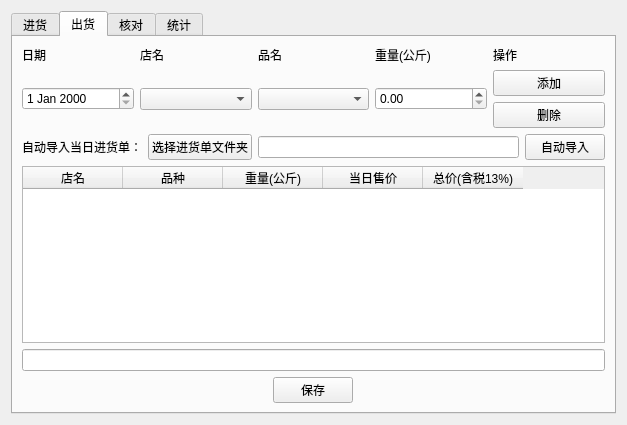
<?xml version="1.0" encoding="UTF-8"?>
<ui version="4.0">
 <class>Form</class>
 <widget class="QWidget" name="Form">
  <property name="geometry">
   <rect>
    <x>0</x>
    <y>0</y>
    <width>627</width>
    <height>425</height>
   </rect>
  </property>
  <property name="windowTitle">
   <string>记账工具</string>
  </property>
  <layout class="QVBoxLayout" name="verticalLayout_5">
   <item>
    <layout class="QVBoxLayout" name="verticalLayout_4">
     <item>
      <widget class="QTabWidget" name="Tab">
       <property name="currentIndex">
        <number>1</number>
       </property>
       <widget class="QWidget" name="tab1">
        <attribute name="title">
         <string>进货</string>
        </attribute>
        <layout class="QVBoxLayout" name="verticalLayout">
         <item>
          <layout class="QHBoxLayout" name="horizontalLayout_3">
           <item>
            <widget class="QLabel" name="label">
             <property name="text">
              <string>日期</string>
             </property>
            </widget>
           </item>
           <item>
            <widget class="QLabel" name="label_2">
             <property name="text">
              <string>品名</string>
             </property>
            </widget>
           </item>
           <item>
            <widget class="QLabel" name="label_4">
             <property name="text">
              <string>重量(斤)</string>
             </property>
            </widget>
           </item>
           <item>
            <widget class="QLabel" name="label_3">
             <property name="text">
              <string>进价</string>
             </property>
            </widget>
           </item>
           <item>
            <widget class="QLabel" name="label_5">
             <property name="text">
              <string>操作</string>
             </property>
            </widget>
           </item>
          </layout>
         </item>
         <item>
          <layout class="QHBoxLayout" name="horizontalLayout">
           <item>
            <widget class="QDateEdit" name="date"/>
           </item>
           <item>
            <widget class="QComboBox" name="classes">
             <property name="iconSize">
              <size>
               <width>30</width>
               <height>30</height>
              </size>
             </property>
            </widget>
           </item>
           <item>
            <widget class="QDoubleSpinBox" name="weight">
             <property name="maximum">
              <double>1000.000000000000000</double>
             </property>
             <property name="singleStep">
              <double>0.100000000000000</double>
             </property>
            </widget>
           </item>
           <item>
            <widget class="QDoubleSpinBox" name="price">
             <property name="maximum">
              <double>1000.000000000000000</double>
             </property>
             <property name="singleStep">
              <double>10.000000000000000</double>
             </property>
            </widget>
           </item>
           <item>
            <layout class="QVBoxLayout" name="verticalLayout_6">
             <item>
              <widget class="QPushButton" name="insert">
               <property name="sizePolicy">
                <sizepolicy hsizetype="Minimum" vsizetype="Fixed">
                 <horstretch>0</horstretch>
                 <verstretch>0</verstretch>
                </sizepolicy>
               </property>
               <property name="layoutDirection">
                <enum>Qt::LeftToRight</enum>
               </property>
               <property name="text">
                <string>添加</string>
               </property>
              </widget>
             </item>
             <item>
              <widget class="QPushButton" name="sub">
               <property name="sizePolicy">
                <sizepolicy hsizetype="Minimum" vsizetype="Fixed">
                 <horstretch>0</horstretch>
                 <verstretch>0</verstretch>
                </sizepolicy>
               </property>
               <property name="text">
                <string>删除</string>
               </property>
              </widget>
             </item>
            </layout>
           </item>
          </layout>
         </item>
         <item>
          <widget class="QTableWidget" name="tableWeight">
           <column>
            <property name="text">
             <string>品种</string>
            </property>
           </column>
           <column>
            <property name="text">
             <string>重量(斤)</string>
            </property>
           </column>
           <column>
            <property name="text">
             <string>进价</string>
            </property>
           </column>
           <column>
            <property name="text">
             <string>总价</string>
            </property>
           </column>
          </widget>
         </item>
         <item>
          <widget class="QLineEdit" name="totalPrice"/>
         </item>
         <item>
          <layout class="QHBoxLayout" name="horizontalLayout_2">
           <item>
            <widget class="QPushButton" name="save">
             <property name="sizePolicy">
              <sizepolicy hsizetype="Fixed" vsizetype="Fixed">
               <horstretch>0</horstretch>
               <verstretch>0</verstretch>
              </sizepolicy>
             </property>
             <property name="text">
              <string>保存</string>
             </property>
            </widget>
           </item>
          </layout>
         </item>
        </layout>
       </widget>
       <widget class="QWidget" name="tab2">
        <attribute name="title">
         <string>出货</string>
        </attribute>
        <layout class="QVBoxLayout" name="verticalLayout_10">
         <item>
          <layout class="QHBoxLayout" name="horizontalLayout_9">
           <item>
            <widget class="QLabel" name="label_11">
             <property name="text">
              <string>日期</string>
             </property>
            </widget>
           </item>
           <item>
            <widget class="QLabel" name="label_16">
             <property name="text">
              <string>店名</string>
             </property>
            </widget>
           </item>
           <item>
            <widget class="QLabel" name="label_12">
             <property name="text">
              <string>品名</string>
             </property>
            </widget>
           </item>
           <item>
            <widget class="QLabel" name="label_13">
             <property name="text">
              <string>重量(公斤)</string>
             </property>
            </widget>
           </item>
           <item>
            <widget class="QLabel" name="label_15">
             <property name="text">
              <string>操作</string>
             </property>
            </widget>
           </item>
          </layout>
         </item>
         <item>
          <layout class="QHBoxLayout" name="horizontalLayout_8">
           <item>
            <widget class="QDateEdit" name="date2"/>
           </item>
           <item>
            <widget class="QComboBox" name="store"/>
           </item>
           <item>
            <widget class="QComboBox" name="classes2"/>
           </item>
           <item>
            <widget class="QDoubleSpinBox" name="weight2">
             <property name="maximum">
              <double>1000.000000000000000</double>
             </property>
             <property name="singleStep">
              <double>0.100000000000000</double>
             </property>
            </widget>
           </item>
           <item>
            <layout class="QVBoxLayout" name="verticalLayout_9">
             <item>
              <widget class="QPushButton" name="insert2">
               <property name="sizePolicy">
                <sizepolicy hsizetype="Minimum" vsizetype="Fixed">
                 <horstretch>0</horstretch>
                 <verstretch>0</verstretch>
                </sizepolicy>
               </property>
               <property name="layoutDirection">
                <enum>Qt::LeftToRight</enum>
               </property>
               <property name="text">
                <string>添加</string>
               </property>
              </widget>
             </item>
             <item>
              <widget class="QPushButton" name="sub2">
               <property name="sizePolicy">
                <sizepolicy hsizetype="Minimum" vsizetype="Fixed">
                 <horstretch>0</horstretch>
                 <verstretch>0</verstretch>
                </sizepolicy>
               </property>
               <property name="text">
                <string>删除</string>
               </property>
              </widget>
             </item>
            </layout>
           </item>
          </layout>
         </item>
         <item>
          <layout class="QHBoxLayout" name="horizontalLayout_12">
           <item>
            <widget class="QLabel" name="label_10">
             <property name="text">
              <string>自动导入当日进货单：</string>
             </property>
            </widget>
           </item>
           <item>
            <widget class="QPushButton" name="chooseFiles">
             <property name="text">
              <string>选择进货单文件夹</string>
             </property>
            </widget>
           </item>
           <item>
            <widget class="QLineEdit" name="filesName"/>
           </item>
           <item>
            <widget class="QPushButton" name="batchImport">
             <property name="text">
              <string>自动导入</string>
             </property>
            </widget>
           </item>
          </layout>
         </item>
         <item>
          <widget class="QTableWidget" name="tableWeight2">
           <column>
            <property name="text">
             <string>店名</string>
            </property>
           </column>
           <column>
            <property name="text">
             <string>品种</string>
            </property>
           </column>
           <column>
            <property name="text">
             <string>重量(公斤)</string>
            </property>
           </column>
           <column>
            <property name="text">
             <string>当日售价</string>
            </property>
           </column>
           <column>
            <property name="text">
             <string>总价(含税13%)</string>
            </property>
           </column>
          </widget>
         </item>
         <item>
          <widget class="QLineEdit" name="totalPrice2"/>
         </item>
         <item>
          <layout class="QHBoxLayout" name="horizontalLayout_7">
           <item>
            <widget class="QPushButton" name="save2">
             <property name="sizePolicy">
              <sizepolicy hsizetype="Fixed" vsizetype="Fixed">
               <horstretch>0</horstretch>
               <verstretch>0</verstretch>
              </sizepolicy>
             </property>
             <property name="text">
              <string>保存</string>
             </property>
            </widget>
           </item>
          </layout>
         </item>
        </layout>
       </widget>
       <widget class="QWidget" name="tab3">
        <attribute name="title">
         <string>核对</string>
        </attribute>
        <layout class="QVBoxLayout" name="verticalLayout_13">
         <item>
          <layout class="QVBoxLayout" name="verticalLayout_11">
           <item>
            <widget class="QLabel" name="label_17">
             <property name="text">
              <string>核对日期</string>
             </property>
            </widget>
           </item>
           <item>
            <layout class="QHBoxLayout" name="horizontalLayout_10">
             <item>
              <widget class="QDateEdit" name="date3"/>
             </item>
             <item>
              <widget class="QPushButton" name="search">
               <property name="text">
                <string>查询</string>
               </property>
              </widget>
             </item>
            </layout>
           </item>
           <item>
            <widget class="QTableWidget" name="tableWeight3">
             <column>
              <property name="text">
               <string>品名</string>
              </property>
             </column>
             <column>
              <property name="text">
               <string>进货总重(斤)</string>
              </property>
             </column>
             <column>
              <property name="text">
               <string>出货总重(斤)</string>
              </property>
             </column>
             <column>
              <property name="text">
               <string>核对结果</string>
              </property>
             </column>
            </widget>
           </item>
           <item>
            <widget class="QLabel" name="label_9">
             <property name="text">
              <string>详细查询</string>
             </property>
            </widget>
           </item>
           <item>
            <layout class="QHBoxLayout" name="horizontalLayout_6">
             <item>
              <widget class="QComboBox" name="classSearch"/>
             </item>
             <item>
              <widget class="QPushButton" name="selectClass">
               <property name="text">
                <string>查询</string>
               </property>
              </widget>
             </item>
            </layout>
           </item>
           <item>
            <widget class="QTextBrowser" name="classText"/>
           </item>
          </layout>
         </item>
        </layout>
       </widget>
       <widget class="QWidget" name="tab">
        <attribute name="title">
         <string>统计</string>
        </attribute>
        <layout class="QVBoxLayout" name="verticalLayout_2">
         <item>
          <layout class="QHBoxLayout" name="horizontalLayout_5">
           <item>
            <widget class="QLabel" name="label_7">
             <property name="text">
              <string>年份</string>
             </property>
            </widget>
           </item>
           <item>
            <widget class="QLabel" name="label_6">
             <property name="text">
              <string>月份</string>
             </property>
            </widget>
           </item>
           <item>
            <widget class="QLabel" name="label_8">
             <property name="text">
              <string>操作</string>
             </property>
            </widget>
           </item>
          </layout>
         </item>
         <item>
          <layout class="QHBoxLayout" name="horizontalLayout_4">
           <item>
            <widget class="QSpinBox" name="year">
             <property name="minimum">
              <number>2000</number>
             </property>
             <property name="maximum">
              <number>3000</number>
             </property>
             <property name="value">
              <number>2021</number>
             </property>
            </widget>
           </item>
           <item>
            <widget class="QSpinBox" name="month">
             <property name="minimum">
              <number>1</number>
             </property>
             <property name="maximum">
              <number>12</number>
             </property>
            </widget>
           </item>
           <item>
            <widget class="QPushButton" name="search2">
             <property name="text">
              <string>查询</string>
             </property>
            </widget>
           </item>
          </layout>
         </item>
         <item>
          <widget class="QTextBrowser" name="text"/>
         </item>
         <item>
          <layout class="QHBoxLayout" name="horizontalLayout_14">
           <item>
            <widget class="QLabel" name="label_19">
             <property name="text">
              <string>店铺</string>
             </property>
            </widget>
           </item>
           <item>
            <widget class="QLabel" name="label_18">
             <property name="text">
              <string>操作</string>
             </property>
            </widget>
           </item>
          </layout>
         </item>
         <item>
          <layout class="QHBoxLayout" name="horizontalLayout_11">
           <item>
            <widget class="QComboBox" name="storeSearch"/>
           </item>
           <item>
            <widget class="QPushButton" name="selectStore">
             <property name="text">
              <string>查询</string>
             </property>
            </widget>
           </item>
          </layout>
         </item>
         <item>
          <widget class="QTextBrowser" name="text2"/>
         </item>
        </layout>
       </widget>
      </widget>
     </item>
    </layout>
   </item>
  </layout>
 </widget>
 <resources/>
 <connections/>
</ui>
